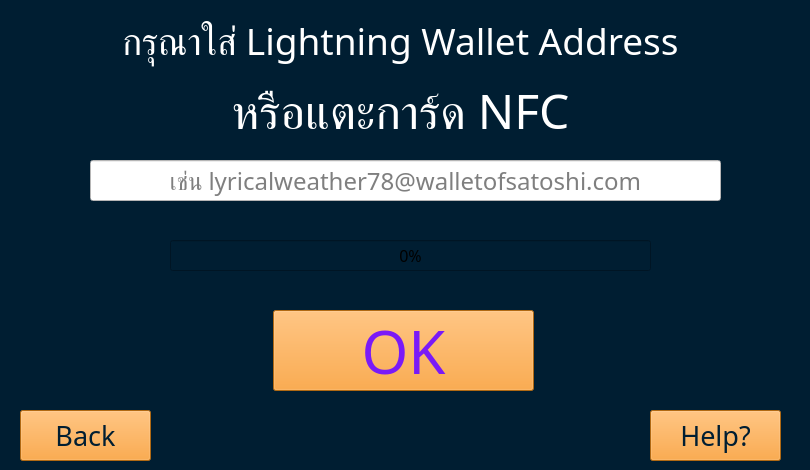
    <widget class="QWidget" name="page_2_LN_Address_QR_Scan">
     <property name="styleSheet">
      <string notr="true">background-color: rgb(0, 30, 50);</string>
     </property>
     <widget class="QLabel" name="InputPleaseHeader_page2">
      <property name="geometry">
       <rect>
        <x>0</x>
        <y>10</y>
        <width>801</width>
        <height>61</height>
       </rect>
      </property>
      <property name="font">
       <font>
        <family>supermarket</family>
        <pointsize>28</pointsize>
        <weight>50</weight>
        <bold>false</bold>
       </font>
      </property>
      <property name="styleSheet">
       <string notr="true">color: rgb(255, 255, 255);</string>
      </property>
      <property name="text">
       <string>กรุณาใส่ Lightning Wallet Address</string>
      </property>
      <property name="alignment">
       <set>Qt::AlignCenter</set>
      </property>
     </widget>
     <widget class="QPushButton" name="helpButton_page2">
      <property name="geometry">
       <rect>
        <x>650</x>
        <y>410</y>
        <width>131</width>
        <height>51</height>
       </rect>
      </property>
      <property name="font">
       <font>
        <family>supermarket</family>
        <pointsize>20</pointsize>
        <weight>50</weight>
        <bold>false</bold>
       </font>
      </property>
      <property name="styleSheet">
       <string notr="true">color: rgb(0, 30, 50);
background-color: rgb(247, 147, 27);</string>
      </property>
      <property name="text">
       <string>Help?</string>
      </property>
     </widget>
     <widget class="QPushButton" name="backButton_page2">
      <property name="geometry">
       <rect>
        <x>20</x>
        <y>410</y>
        <width>131</width>
        <height>51</height>
       </rect>
      </property>
      <property name="font">
       <font>
        <family>supermarket</family>
        <pointsize>20</pointsize>
        <weight>50</weight>
        <bold>false</bold>
       </font>
      </property>
      <property name="styleSheet">
       <string notr="true">color: rgb(0, 30, 50);
background-color: rgb(247, 147, 27);</string>
      </property>
      <property name="text">
       <string>Back</string>
      </property>
     </widget>
     <widget class="QPushButton" name="okButton_page2">
      <property name="geometry">
       <rect>
        <x>273</x>
        <y>310</y>
        <width>261</width>
        <height>81</height>
       </rect>
      </property>
      <property name="font">
       <font>
        <family>Norwester</family>
        <pointsize>45</pointsize>
        <weight>50</weight>
        <bold>false</bold>
       </font>
      </property>
      <property name="styleSheet">
       <string notr="true">color: rgb(122, 26, 247);
background-color: rgb(247, 147, 27);</string>
      </property>
      <property name="text">
       <string>OK</string>
      </property>
     </widget>
     <widget class="QLineEdit" name="LNAddresslineEdit_page2">
      <property name="geometry">
       <rect>
        <x>90</x>
        <y>160</y>
        <width>631</width>
        <height>41</height>
       </rect>
      </property>
      <property name="font">
       <font>
        <family>supermarket</family>
        <pointsize>18</pointsize>
       </font>
      </property>
      <property name="styleSheet">
       <string notr="true">background-color: rgb(255, 255, 255);</string>
      </property>
      <property name="alignment">
       <set>Qt::AlignCenter</set>
      </property>
      <property name="readOnly">
       <bool>false</bool>
      </property>
      <property name="placeholderText">
       <string>เช่น lyricalweather78@walletofsatoshi.com</string>
      </property>
     </widget>
     <widget class="QLabel" name="nfcHeader_page2">
      <property name="geometry">
       <rect>
        <x>0</x>
        <y>80</y>
        <width>801</width>
        <height>61</height>
       </rect>
      </property>
      <property name="font">
       <font>
        <family>supermarket</family>
        <pointsize>36</pointsize>
        <weight>50</weight>
        <bold>false</bold>
       </font>
      </property>
      <property name="styleSheet">
       <string notr="true">color: rgb(255, 255, 255);</string>
      </property>
      <property name="text">
       <string>หรือแตะการ์ด NFC</string>
      </property>
      <property name="alignment">
       <set>Qt::AlignCenter</set>
      </property>
     </widget>
     <widget class="QProgressBar" name="progressBar_page2">
      <property name="geometry">
       <rect>
        <x>170</x>
        <y>240</y>
        <width>481</width>
        <height>31</height>
       </rect>
      </property>
      <property name="font">
       <font>
        <family>Norwester</family>
        <pointsize>12</pointsize>
       </font>
      </property>
      <property name="styleSheet">
       <string notr="true">QProgressBar::chunk {
    background-color: #2ecc71;
}</string>
      </property>
      <property name="value">
       <number>0</number>
      </property>
      <property name="alignment">
       <set>Qt::AlignCenter</set>
      </property>
     </widget>
    </widget>
